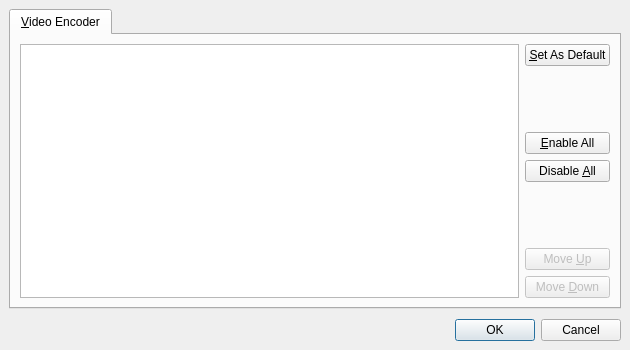
<?xml version="1.0" encoding="UTF-8"?>
<ui version="4.0">
 <class>pluginManagerDialog</class>
 <widget class="QDialog" name="pluginManagerDialog">
  <property name="geometry">
   <rect>
    <x>0</x>
    <y>0</y>
    <width>630</width>
    <height>350</height>
   </rect>
  </property>
  <property name="windowTitle">
   <string>Plugin Manager</string>
  </property>
  <layout class="QVBoxLayout">
   <property name="spacing">
    <number>6</number>
   </property>
   <property name="margin">
    <number>9</number>
   </property>
   <item>
    <widget class="QTabWidget" name="tabWidget">
     <property name="currentIndex">
      <number>0</number>
     </property>
     <widget class="QWidget" name="tab">
      <attribute name="title">
       <string>&amp;Video Encoder</string>
      </attribute>
      <layout class="QHBoxLayout">
       <property name="spacing">
        <number>6</number>
       </property>
       <property name="margin">
        <number>9</number>
       </property>
       <item>
        <widget class="QTableView" name="pluginTableView">
         <property name="selectionMode">
          <enum>QAbstractItemView::SingleSelection</enum>
         </property>
         <property name="selectionBehavior">
          <enum>QAbstractItemView::SelectRows</enum>
         </property>
        </widget>
       </item>
       <item>
        <layout class="QVBoxLayout">
         <property name="spacing">
          <number>6</number>
         </property>
         <property name="margin">
          <number>0</number>
         </property>
         <item>
          <widget class="QPushButton" name="setDefaultButton">
           <property name="text">
            <string>&amp;Set As Default</string>
           </property>
          </widget>
         </item>
         <item>
          <spacer>
           <property name="orientation">
            <enum>Qt::Vertical</enum>
           </property>
           <property name="sizeHint" stdset="0">
            <size>
             <width>20</width>
             <height>40</height>
            </size>
           </property>
          </spacer>
         </item>
         <item>
          <layout class="QVBoxLayout">
           <property name="spacing">
            <number>6</number>
           </property>
           <property name="margin">
            <number>0</number>
           </property>
           <item>
            <widget class="QPushButton" name="enableAllButton">
             <property name="text">
              <string>&amp;Enable All</string>
             </property>
            </widget>
           </item>
           <item>
            <widget class="QPushButton" name="disableAllButton">
             <property name="text">
              <string>Disable &amp;All</string>
             </property>
            </widget>
           </item>
          </layout>
         </item>
         <item>
          <spacer>
           <property name="orientation">
            <enum>Qt::Vertical</enum>
           </property>
           <property name="sizeHint" stdset="0">
            <size>
             <width>20</width>
             <height>40</height>
            </size>
           </property>
          </spacer>
         </item>
         <item>
          <layout class="QVBoxLayout">
           <property name="spacing">
            <number>6</number>
           </property>
           <property name="margin">
            <number>0</number>
           </property>
           <item>
            <widget class="QPushButton" name="moveUpButton">
             <property name="enabled">
              <bool>false</bool>
             </property>
             <property name="text">
              <string>Move &amp;Up</string>
             </property>
            </widget>
           </item>
           <item>
            <widget class="QPushButton" name="moveDownButton">
             <property name="enabled">
              <bool>false</bool>
             </property>
             <property name="text">
              <string>Move &amp;Down</string>
             </property>
            </widget>
           </item>
          </layout>
         </item>
        </layout>
       </item>
      </layout>
     </widget>
    </widget>
   </item>
   <item>
    <spacer>
     <property name="orientation">
      <enum>Qt::Vertical</enum>
     </property>
     <property name="sizeType">
      <enum>QSizePolicy::Fixed</enum>
     </property>
     <property name="sizeHint" stdset="0">
      <size>
       <width>20</width>
       <height>4</height>
      </size>
     </property>
    </spacer>
   </item>
   <item>
    <widget class="QDialogButtonBox" name="buttonBox">
     <property name="orientation">
      <enum>Qt::Horizontal</enum>
     </property>
     <property name="standardButtons">
      <set>QDialogButtonBox::Cancel|QDialogButtonBox::Ok</set>
     </property>
    </widget>
   </item>
  </layout>
 </widget>
 <tabstops>
  <tabstop>tabWidget</tabstop>
  <tabstop>pluginTableView</tabstop>
  <tabstop>setDefaultButton</tabstop>
  <tabstop>enableAllButton</tabstop>
  <tabstop>disableAllButton</tabstop>
  <tabstop>moveUpButton</tabstop>
  <tabstop>moveDownButton</tabstop>
  <tabstop>buttonBox</tabstop>
 </tabstops>
 <resources/>
 <connections>
  <connection>
   <sender>buttonBox</sender>
   <signal>accepted()</signal>
   <receiver>pluginManagerDialog</receiver>
   <slot>accept()</slot>
   <hints>
    <hint type="sourcelabel">
     <x>248</x>
     <y>254</y>
    </hint>
    <hint type="destinationlabel">
     <x>157</x>
     <y>274</y>
    </hint>
   </hints>
  </connection>
  <connection>
   <sender>buttonBox</sender>
   <signal>rejected()</signal>
   <receiver>pluginManagerDialog</receiver>
   <slot>reject()</slot>
   <hints>
    <hint type="sourcelabel">
     <x>316</x>
     <y>260</y>
    </hint>
    <hint type="destinationlabel">
     <x>286</x>
     <y>274</y>
    </hint>
   </hints>
  </connection>
 </connections>
</ui>
